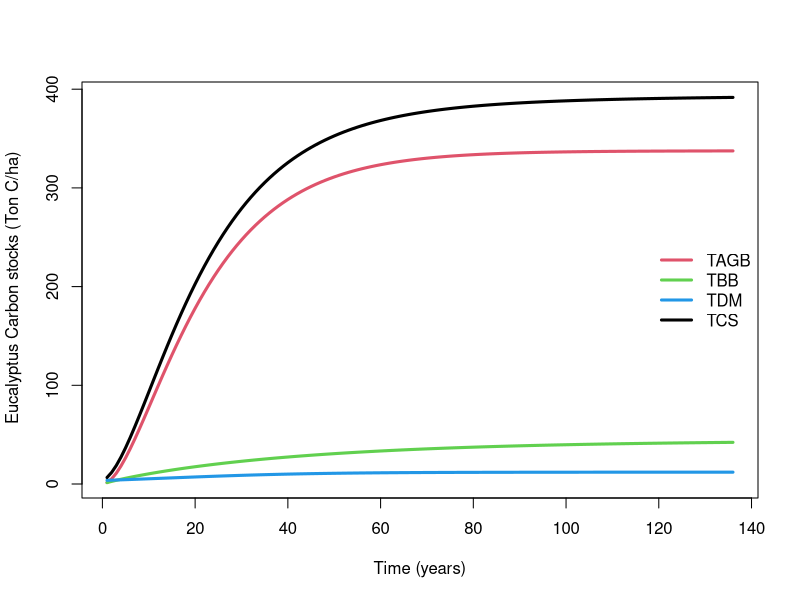

Source code (R): (Note: this script raises an error after producing the figure.)
library(ggplot2)
library(dplyr)
# BUSINESS AS USUAL SCENARIO
# The simulated forest is 60 years old, so we run the simulation starting 60 years from 2025, until 2100
t=seq(1965:2100)
# We use data from Eucalyptus plantations in Hawai'i
# CAN BE IMPROVED: instead of starting with this amount of C, how about constraining the model
# to reach this amount whenever the data were taken
AGB=337.6 # aboveground biomass carbon (tons ha-1) lidar data obtained by Hayley
BGB=mean(c(22.4, 66)) # belowground biomass carbon (tons ha-1) averaged from Reeves 2012 thesis and Selments et al. 2017
DM=12 # litter carbon (tons ha-1) from Selments et al. 2017
# Forest model from Sierra et al. 2012 without the soil compartment adjusted to Hawai'i data
# CAN BE IMPROVED: NEED A EUCALYPTUS GROWTH MODEL
forestmodel <- function(t) {
  TAGB <- AGB * (1 - exp(-0.064 * t))^1.964
  TBB <- BGB * (1 - exp(-0.022 * t))^0.897
  TDM <- DM / (1 + 2.363 * exp(-0.062 * t))
  TCS <- TAGB + TBB + TDM
  return(data.frame(
    t = t,
    TAGB = TAGB,
    TBB = TBB,
    TDM = TDM,
    TCS = TCS
  ))
}
forestvalues <- forestmodel(t)
# Plot the results
matplot(forestvalues$t,forestvalues[,2:5], type="l", lty=1,lwd=3, col=c(2:4,1), 
        ylab=" Eucalyptus Carbon stocks (Ton C/ha)", xlab="Time (years)")
legend("right",c("TAGB", "TBB","TDM","TCS"),lty=1,col=c(2:4,1), lwd=3, bty="n")

# A SECOND VERSION:
# Using repeated growth plot data from the Division of Forestry and Wildlife (DOFAW)
# For two locations near HuiMAU 
# For four Eucalyptus species:
# ES: Eucalyptus saligna
# EM: Eucalyptus microcorys
# ER: Eucalyptus robusta
# EF: Eucalyptus resinifera
# Use allometric equations in Kaye et al. 2000 developed for Eucalyptus in Hawai'i
biomass= function(DBH) {
  wood=0.0062*DBH^3.3178
  crown=0.0082*DBH^2.2095
  root=0.029*DBH^2.432 # in Waring and Powers 2017 for Eucalyptus in Kenya
  biomass = wood + crown + root
  return(data.frame(
    wood=wood,
    crown=crown,
    root=root,
    total=biomass
  ))
}
# data=na.omit(DOFAWfiltered)
# eucbiomass=biomass(data$'DBH..cm.') # kg
# data=cbind(data, eucbiomass)
# write.csv(data, 'C:/Users/asarq/Documents/GitHub/N196CBS/Data/DOFAWfiltered.csv')
byplot = ddply(DOFAWfiltered, .(Plot, age),summarise, 
               woodarea = sum(wood)/0.04,
               crownarea = sum(crown)/0.04,
               rootarea = sum(root)/0.04, 
               totalarea=sum(total)/0.04
               ) 
ggplot(data=byplot, aes(age, totalarea/1000,color=as.factor(Plot))) +
  geom_point(size=5) +
  ylab('Total biomass (Mg/ha)') +
  theme_bw()
ggplot(data=byplot, aes(age, (woodarea+crownarea)/1000,color=as.factor(Plot))) +
  geom_point(size=5) +
  ylab('AGB (Mg/ha)')  +
  theme_bw()
# try with Chave et al. 2014 equation instead of Kaye's
biomass2= function(DBH, Height) {
  AGB <- 0.0673 * (d*DBH^2*Height)^0.976
  BGB=0.029*DBH^2.432 # in Waring and Powers 2017 for Eucalyptus in Kenya
  total = AGB + BGB
  return(data.frame(
    AGB=AGB,
    BGB=BGB,
    total=total
  ))
}
d=mean(0.803, 0.679, 0.87) #specific gravity (g/cm3) from moisturemeters.com.au/pages/australian-species-spacific-gravity-table
eucbiomass2=biomass2(DOFAWfiltered$DBH, DOFAWfiltered$Height)
#compare predictions
plot(eucbiomass$total, eucbiomass2$total)
cor(eucbiomass$total, eucbiomass2$total) # r2: 0.968
# both methods work similarly, so I'm sticking with the Hawaiian equations in Kaye et al. 2000
# Fitting a Gompertz logistic model to total biomass data.
time=c(0, byplot$age)
biomass=c(0,byplot$totalarea/1000) # transform to Mg
gompertz <- nls(biomass ~ A * exp(-B * exp(-k * time)),
                      start = list(A = 2084, B = 3, k = 0.022), # initial values for iterative optimization
                      data = data.frame(time, biomass))
summary(gompertz)
# residual analysis
plot(time, residuals(gompertz), main="Residuals vs Time", ylab="Residuals")
hist(residuals(gompertz), main="Histogram of Residuals", xlab="Residuals")
# pseudo R2
rss <- sum(residuals(gompertz)^2)
tss <- sum((biomass - mean(biomass))^2)
pseudo_R2 <- 1 - (rss/tss)
# fitted curve vs data
plot(time, biomass, main="Gompertz Model Fit", xlab="Time", ylab="Biomass")
lines(time, predict(gompertz), col="red", lwd=2)
# final equation
forestmodel2=function(t) {
  biomass=2223 * exp(-2.946 * exp(-0.04306 * t)) # parameters from previous optimization
  return(data.frame(
    time=t,
    biomass=biomass
  ))
}
# apparently the forest was planted in 1994
t=seq(1994:2100)
forestvalues2=forestmodel2(t)
years=seq(from=1994, to=2100, by=1)
matplot(t,forestvalues2$biomass, type="l", lty=1,lwd=3, col=c(2), 
        ylab=" Eucalyptus biomass (Mg C/ha)", xlab="Years")
points(time, biomass)




##################################################################

# UTOPIAN SCENARIO

# Imagine Eucalyptus are cleared and turned into biochar (see script soilmodel.R)
# In that place, Kukui (Aleurites moluccanus) are planted as an agroforestry management 
# CAN BE IMPROVED: could try different belowground models. Also, lacking dead biomass model. Also, Kukui C content
# OJO: the formula from Chave is not in kg/ha. Maybe what Lincoln did is incorrect.
kukuimodel <- function(t, d) {
  DBH <- -9.021135 + 16.757157 * log(t) # from Lincoln 2023 (in cm)
  HEIGHT <- -3.635323 + 8.5568025 * log(t) # from Lincoln 2023 (in m)
  AGB <- 0.0673 * (d*DBH^2*HEIGHT)^0.976  # formula 4 in Chave et al. 2014 (in kg/ha) !!!!!!!!
  BGB =   0.016*DBH^2.597  # From Waring & Powers 2017 (in kg/ha) CAN BE IMPROVED
  TCS = (AGB + BGB)*0.45 # convert to carbon (standard placeholder for now)
  return(data.frame(
    t = t,
    DBH = DBH, 
    HEIGHT = HEIGHT,
    AGB = AGB/1000, # convert to Mg from kg
    BGB = BGB/1000,
    TCS = TCS/1000
  ))
}
# wood density from Krisnawati et al. 2011 
wooddensities=c(230, 310, 330, 440, 490) # (kg/m3) 
wooddensities=c(wooddensities, mean(wooddensities))/1000 # divide by 1000 because in the model it is in g/cm3

# this simulation starts in 2025, so it's only 76 years
tb=seq(2025:2100)
kukuivalues = lapply(wooddensities, function (density) kukuimodel(tb, density)) 
# Plot the results for different values of wood density (as a sensitivity analysis)
matplot(tb,kukuivalues[[6]]$AGB, type="l", lty=1,lwd=3, 
        ylab="Aboveground biomass carbon (Mg/ha)", xlab="Time (years)")
lines(tb,kukuivalues[[1]]$AGB, type="l", lty=1, col = 2, lwd=3)
lines(tb,kukuivalues[[2]]$AGB, type="l", lty=1, col = 3, lwd=3)
lines(tb,kukuivalues[[3]]$AGB, type="l", lty=1, col = 4, lwd=3)
lines(tb,kukuivalues[[4]]$AGB, type="l", lty=1, col = 5, lwd=3)
lines(tb,kukuivalues[[5]]$AGB, type="l", lty=1, col = 6, lwd=3)
legend("topleft",c("average","230 kg/m3", "310 kg/m3", "330 kg/m3", "440 kg/m3", "490 kg/m3"),lty=1,col=c(1:6), lwd=3, bty="n")
# Plot the results for average wood density
matplot(tb,kukuivalues[[6]]$TCS, type="l", lty=1,lwd=3, 
        ylab="Total Kukui carbon (Mg/ha)", xlab="Time (years)")
lines(tb,kukuivalues[[6]]$AGB*0.45, type="l", lty=1, col = 2, lwd=3)
lines(tb,kukuivalues[[6]]$BGB*0.45, type="l", lty=1, col = 3, lwd=3)    
legend("topleft",c("Total", "Aboveground", "Belowground"),lty=1,col=c(1:3), lwd=3, bty="n")
# CAN BE IMPROVED:
# Kukui values are smaller than Eucalyptus, but generally are half their height, so it could be right.
